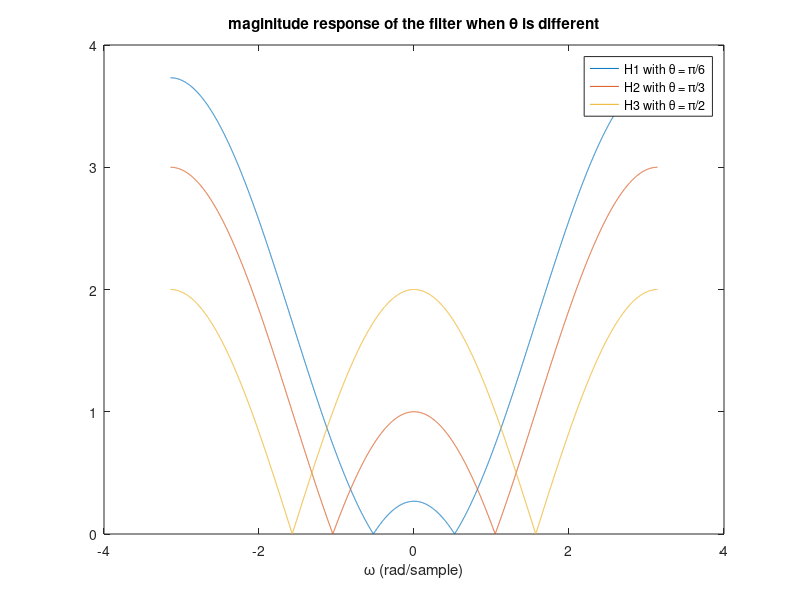

Source code (MATLAB):
% basic parameters for matlab running set up
w = -pi:0.001:pi;
j = sqrt(-1);
z = exp(j * w);

% generate the transfer functions
H1 = 1 - 2 * cos(pi / 6) * z.^(- 1) + z.^(- 2);
H2 = 1 - 2 * cos(pi / 3) * z.^(- 1) + z.^(- 2);
H3 = 1 - 2 * cos(pi / 2) * z.^(- 1) + z.^(- 2);

% get window figure 1 and plot the magnitude
% of the three transfer function with different theta
figure(1);
plot(w, abs(H1));
hold on;
plot(w, abs(H2));
hold on;
plot(w, abs(H3));
legend('H1 with \theta = \pi/6', 'H2 with \theta = \pi/3', 'H3 with \theta = \pi/2');
xlabel('\omega (rad/sample)');
title('maginitude response of the filter when \theta is different')
